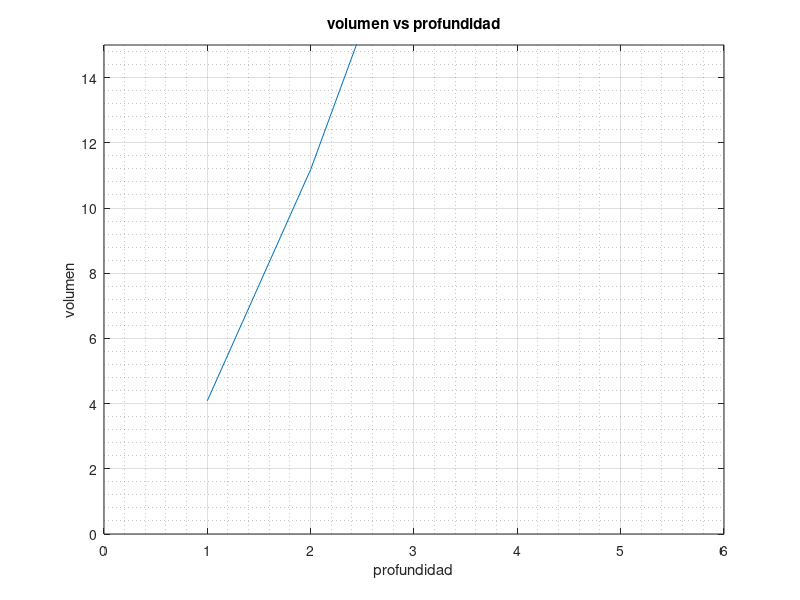

Source code (MATLAB):
clc; close all; clear all
%%grafica de volumen contra profundidad
r=input('ingresar el radio: ');
if r<=0
    disp('el radio no puede ser negativo');
end
l=input('ingresar la longitud: ');
if l<=0
    disp('ingrese una longitud valida')
end
H=1:1:2*r;
n=2*r;
for i=1:n;
    v=(r^2*acos((r-H(i))/r)-(r-H(i))*sqrt(2*r.*H(i)-(H(i).^2)));
    V(i)=v;
end
%grafica
plot(H,V)
grid on
grid minor
title('volumen vs profundidad')
xlabel('profundidad')
ylabel('volumen')
axis([0,6,0,15])
my_results=[H,V];
